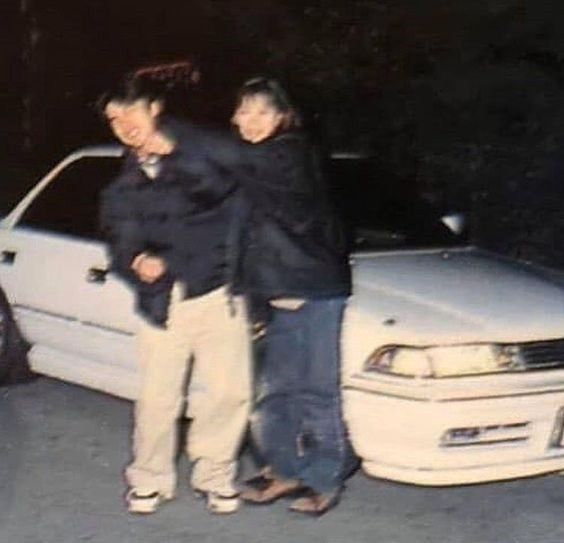
#> input picture test_img.jpg, 564 x 543 px
$ python ImageFace.py
#> lines starting #> are read from the running program, lines starting #| are printed output that depends on the picture; after the words box and inside, x2 and y2 are one past the last pixel; in counts of white or black regions, pixels touching at a corner belong together
import cv2


face_cascade = cv2.CascadeClassifier(cv2.data.haarcascades + 'haarcascade_frontalface_default.xml')

img = cv2.imread('test_img.jpg')
#> img is the input picture: shape (543, 564, 3); mean B, G, R 88.1, 91.6, 99.1

img_gray = cv2.cvtColor(img, cv2.COLOR_BGR2GRAY)
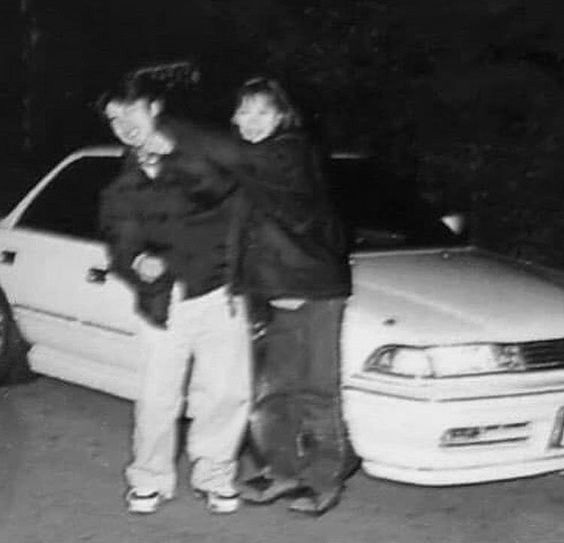
#> img_gray: shape (543, 564); min 1, max 245, mean 93.4

faces = face_cascade.detectMultiScale(img_gray)
#> faces = [[230, 93, 50, 50]]

for (x, y, w, h) in faces:
    cv2.rectangle(img, (x, y), (x + w, y + h), (0, 170, 244), 1)
#> this loop made 1 pass
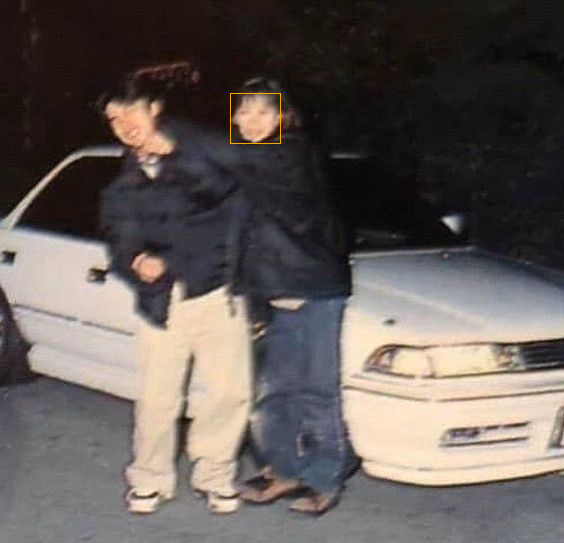
#> img: shape (543, 564, 3); 0.07% of pixels changed, all inside (x1, y1, x2, y2) = (230, 93, 281, 144)


cv2.imshow('Test', img)

cv2.waitKey(0)
